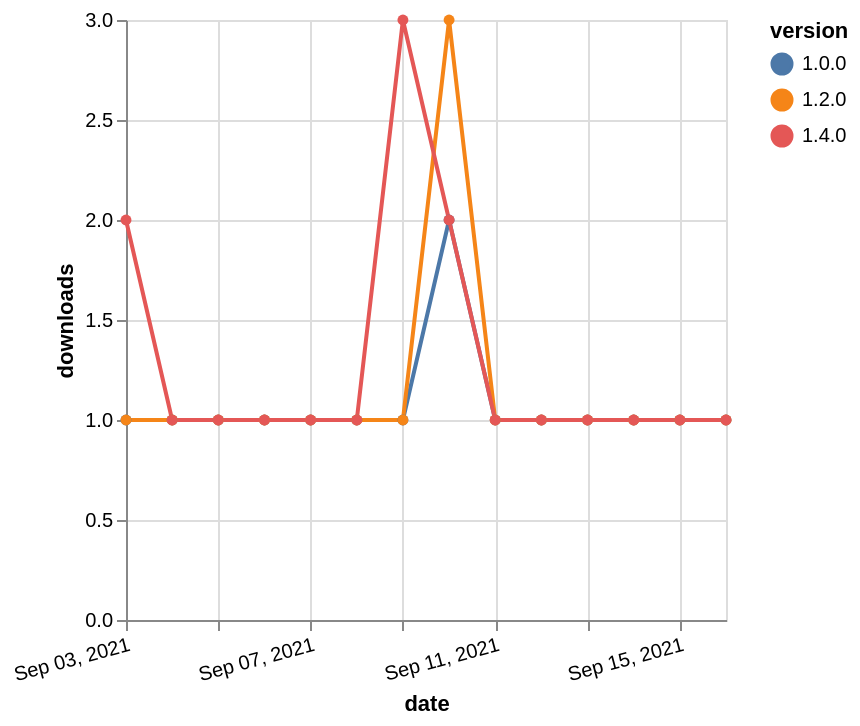

The Vega-Lite source for this figure:
### Vega-Lite specification from a JSON file in a GitHub repository (floating-point values rounded to 4 significant figures)
{"$schema": "https://vega.github.io/schema/vega-lite/v5.json", "description": "A simple bar chart with embedded data.", "data": {"values": [{"date": "2021-09-03", "total": 173, "delta": 1, "version": "1.0.0"}, {"date": "2021-09-04", "total": 174, "delta": 1, "version": "1.0.0"}, {"date": "2021-09-05", "total": 175, "delta": 1, "version": "1.0.0"}, {"date": "2021-09-06", "total": 176, "delta": 1, "version": "1.0.0"}, {"date": "2021-09-07", "total": 177, "delta": 1, "version": "1.0.0"}, {"date": "2021-09-08", "total": 178, "delta": 1, "version": "1.0.0"}, {"date": "2021-09-09", "total": 179, "delta": 1, "version": "1.0.0"}, {"date": "2021-09-10", "total": 181, "delta": 2, "version": "1.0.0"}, {"date": "2021-09-11", "total": 182, "delta": 1, "version": "1.0.0"}, {"date": "2021-09-12", "total": 183, "delta": 1, "version": "1.0.0"}, {"date": "2021-09-13", "total": 184, "delta": 1, "version": "1.0.0"}, {"date": "2021-09-14", "total": 185, "delta": 1, "version": "1.0.0"}, {"date": "2021-09-15", "total": 186, "delta": 1, "version": "1.0.0"}, {"date": "2021-09-16", "total": 187, "delta": 1, "version": "1.0.0"}, {"date": "2021-09-03", "total": 204, "delta": 1, "version": "1.2.0"}, {"date": "2021-09-04", "total": 205, "delta": 1, "version": "1.2.0"}, {"date": "2021-09-05", "total": 206, "delta": 1, "version": "1.2.0"}, {"date": "2021-09-06", "total": 207, "delta": 1, "version": "1.2.0"}, {"date": "2021-09-07", "total": 208, "delta": 1, "version": "1.2.0"}, {"date": "2021-09-08", "total": 209, "delta": 1, "version": "1.2.0"}, {"date": "2021-09-09", "total": 210, "delta": 1, "version": "1.2.0"}, {"date": "2021-09-10", "total": 213, "delta": 3, "version": "1.2.0"}, {"date": "2021-09-11", "total": 214, "delta": 1, "version": "1.2.0"}, {"date": "2021-09-12", "total": 215, "delta": 1, "version": "1.2.0"}, {"date": "2021-09-13", "total": 216, "delta": 1, "version": "1.2.0"}, {"date": "2021-09-14", "total": 217, "delta": 1, "version": "1.2.0"}, {"date": "2021-09-15", "total": 218, "delta": 1, "version": "1.2.0"}, {"date": "2021-09-16", "total": 219, "delta": 1, "version": "1.2.0"}, {"date": "2021-09-03", "total": 129, "delta": 2, "version": "1.4.0"}, {"date": "2021-09-04", "total": 130, "delta": 1, "version": "1.4.0"}, {"date": "2021-09-05", "total": 131, "delta": 1, "version": "1.4.0"}, {"date": "2021-09-06", "total": 132, "delta": 1, "version": "1.4.0"}, {"date": "2021-09-07", "total": 133, "delta": 1, "version": "1.4.0"}, {"date": "2021-09-08", "total": 134, "delta": 1, "version": "1.4.0"}, {"date": "2021-09-09", "total": 137, "delta": 3, "version": "1.4.0"}, {"date": "2021-09-10", "total": 139, "delta": 2, "version": "1.4.0"}, {"date": "2021-09-11", "total": 140, "delta": 1, "version": "1.4.0"}, {"date": "2021-09-12", "total": 141, "delta": 1, "version": "1.4.0"}, {"date": "2021-09-13", "total": 142, "delta": 1, "version": "1.4.0"}, {"date": "2021-09-14", "total": 143, "delta": 1, "version": "1.4.0"}, {"date": "2021-09-15", "total": 144, "delta": 1, "version": "1.4.0"}, {"date": "2021-09-16", "total": 145, "delta": 1, "version": "1.4.0"}]}, "width": "container", "mark": {"type": "line", "point": {"filled": true}}, "encoding": {"x": {"field": "date", "type": "temporal", "timeUnit": "yearmonthdate", "title": "date", "axis": {"labelAngle": -15}}, "y": {"field": "delta", "type": "quantitative", "title": "downloads"}, "color": {"field": "version", "type": "nominal"}, "tooltip": {"field": "delta"}}}
